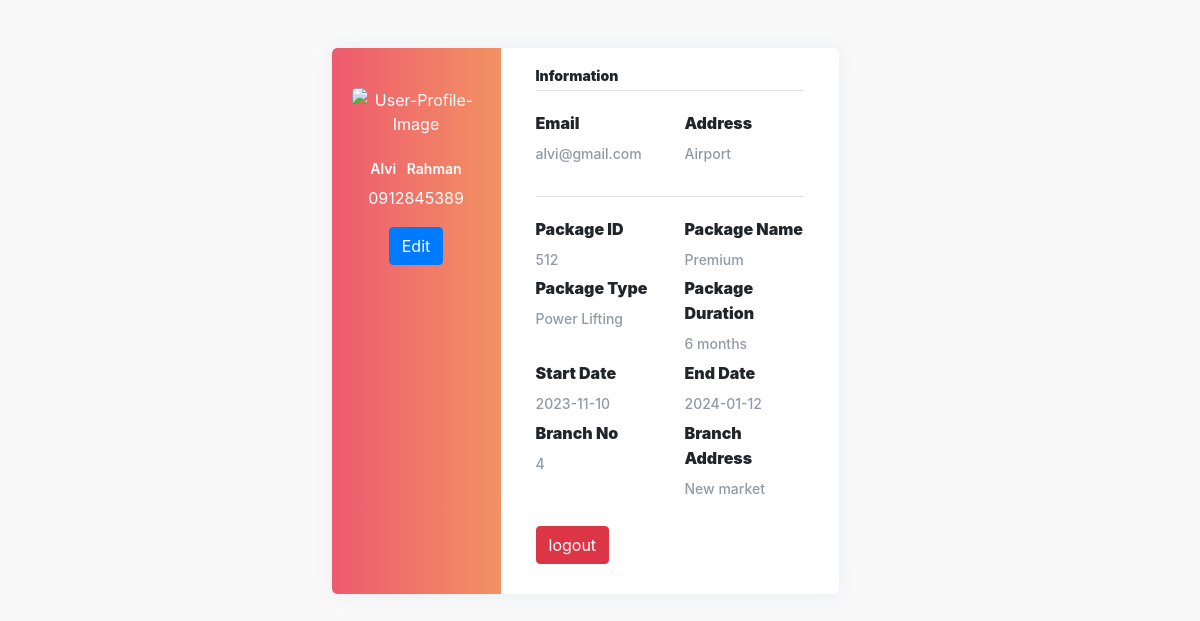
/profile.php (signed in), run on the app's committed database.
### tables this page shows
CREATE TABLE `customer` (
  `id` int(11) NOT NULL,
  `fname` varchar(30) NOT NULL,
  `lname` varchar(30) NOT NULL,
  `phone_no` varchar(20) NOT NULL,
  `email` varchar(20) NOT NULL,
  `address` varchar(25) NOT NULL,
  `password` varchar(30) NOT NULL,
  `pack_id` int(11) DEFAULT NULL,
  `start_date` date NOT NULL,
  `end_date` date NOT NULL
);

CREATE TABLE `package` (
  `Package_id` int(11) NOT NULL,
  `Package_name` varchar(30) NOT NULL,
  `type` varchar(30) NOT NULL,
  `duration` varchar(30) NOT NULL,
  `price` varchar(30) NOT NULL
);

CREATE TABLE `branch` (
  `Branch_no` varchar(30) NOT NULL,
  `baddress` varchar(40) DEFAULT NULL
);

### profile.php (the view, shortened to what this page needs)
<?php
include("connect.php");
$userId = $_SESSION['log'];
$pack=$_SESSION['logpack'];
$sql_query="SELECT id,fname,lname,phone_no,email,address,Package_id,Package_name,
type,duration ,start_date,end_date,Branch_no,baddress
FROM customer  join package
on(pack_id=Package_id)
join offers
on(pid=Package_id)
join branch
on(Branch_no=Bno)
  where id='$userId' ";
$getData = mysqli_query($conn, $sql_query);
$sql_query1 = "SELECT id,fname,lname,phone_no,email,address
FROM customer
WHERE id='$userId' ";
$getData1 = mysqli_query($conn, $sql_query1);
?>
<!DOCTYPE html>
<html lang="en">
<head>
    <link rel="stylesheet" href="https://maxcdn.bootstrapcdn.com/bootstrap/4.0.0/css/bootstrap.min.css">
    <link rel="stylesheet" href="https://stackpath.bootstrapcdn.com/bootstrap/4.0.0/js/bootstrap.bundle.min.js">
    <link rel="stylesheet" href="https://cdnjs.cloudflare.com/ajax/libs/jquery/3.2.1/jquery.min.js">
    <link rel="stylesheet"
        href="https://cdnjs.cloudflare.com/ajax/libs/MaterialDesign-Webfont/3.6.95/css/materialdesignicons.css">
</head>
<body>
    <div class="page-content page-container" id="page-content">
        <div class="padding">
            <div class="row container d-flex justify-content-center">
                <div class="col-xl-6 col-md-12">
                    <div class="card user-card-full">
                        <div class="row m-l-0 m-r-0">
                            <div class="col-sm-4 bg-c-lite-green user-profile">
                                <div class="card-block text-center text-white">
                                    <div class="m-b-25">
                                        <img src="https://img.icons8.com/bubbles/100/000000/user.png" class="img-radius"
                                            alt="User-Profile-Image">
                                    </div>
                                    <h6 class="f-w-600">
                                        <?php
                                 if (is_null($pack)) {
                                          ?>
                                        <?php
                                  while ($row = mysqli_fetch_assoc($getData1)) {
                                        ?>
                                        <?php echo $row['fname']; ?> &nbsp;
                                        <?php echo $row['lname']; ?>
                                    </h6>
                                    <p>
                                        <?php echo $row['phone_no']; ?>
                                    </p>
                                    <a href="profileEdit.php?id=<?php echo $row["id"] ?>">
                                        <button type="button" class="btn btn-danger">Edit</button></a>
                                </div>
                            </div>
                            <div class="col-sm-8">
                                <div class="card-block">
                                    <h6 class="m-b-20 p-b-5 b-b-default f-w-600">Information</h6>
                                    <div class="row">
                                        <div class="col-sm-6">
                                            <p class="m-b-10 f-w-600">Email</p>
                                            <h6 class="text-muted f-w-400">
                                                <?php echo $row['email']; ?>
                                            </h6>
                                        </div>
                                        <div class="col-sm-6">
                                            <p class="m-b-10 f-w-600">
                                                Address
                                            </p>
                                            <h6 class="text-muted f-w-400">
                                                <?php echo $row['address']; ?>
                                            </h6>
                                        </div>
                                    </div>
                                    <h6 class="m-b-20 m-t-40 p-b-5 b-b-default f-w-600"></h6>
                                </div>
                                <a href="Addpackidregistration.php">
                                    <button type="button" class="btn btn-danger">Add Package</button></a>
                                <h1></h1>
                                <a href="login.php">
                                    <button type="button" class="btn btn-danger">logout</button></a>
                                <?php  }
                                ?>
                                <?php
                                        } else {
                                            ?>
                                <?php
                                while ($row = mysqli_fetch_assoc($getData)) {
                                    ?>
                                <?php echo $row['fname']; ?> &nbsp;
                                <?php echo $row['lname']; ?>
                                </h6>
                                <p>
                                    <?php echo $row['phone_no']; ?>
                                </p>
                                <a href="profileEdit.php?id=<?php echo $row["id"] ?>">
                                    <button type="button" class="btn btn-primary">Edit</button></a>
                            </div>
                        </div>
                        <div class="col-sm-8">
                            <div class="card-block">
                                <h6 class="m-b-20 p-b-5 b-b-default f-w-600"><b>Information</b></h6>
                                <div class="row">
                                    <div class="col-sm-6">
                                        <p class="m-b-10 f-w-600"><b>Email</b></p>
                                        <h6 class="text-muted f-w-400">
                                            <?php echo $row['email']; ?>
                                        </h6>
                                    </div>
                                    <div class="col-sm-6">
                                        <p class="m-b-10 f-w-600">
                                            <b>Address</b>
                                        </p>
                                        <h6 class="text-muted f-w-400">
                                            <?php echo $row['address']; ?>
                                        </h6>
                                    </div>
                                </div>
                                <h6 class="m-b-20 m-t-40 p-b-5 b-b-default f-w-600"></h6>
                                <div class="row">
                                    <div class="col-sm-6">
                                        <p class="m-b-10 f-w-600"><b>Package ID</b></p>
                                        <h6 class="text-muted f-w-400">
                                            <?php echo $row['Package_id']; ?>
                                        </h6>
                                    </div>
                                    <div class="col-sm-6">
                                        <p class="m-b-10 f-w-600"><b>Package Name</b></p>
                                        <h6 class="text-muted f-w-400">
                                            <?php echo $row['Package_name']; ?>
                                        </h6>
                                    </div>
                                    <div class="col-sm-6">
                                        <p class="m-b-10 f-w-600"><b>Package Type</b></p>
                                        <h6 class="text-muted f-w-400">
                                            <?php echo $row['type']; ?>
                                        </h6>
                                    </div>
                                    <div class="col-sm-6">
                                        <p class="m-b-10 f-w-600"><b>Package Duration</b></p>
                                        <h6 class="text-muted f-w-400">
                                            <?php echo $row['duration']; ?>
                                        </h6>
                                    </div>
                                </div>
                                <div class="row">
                                    <div class="col-sm-6">
                                        <p class="m-b-10 f-w-600"><b>Start Date</b></p>
                                        <h6 class="text-muted f-w-400">
                                            <?php echo $row['start_date']; ?>
                                        </h6>
                                    </div>
                                    <div class="col-sm-6">
                                        <p class="m-b-10 f-w-600">
                                            <b>End Date</b>
                                        </p>
                                        <h6 class="text-muted f-w-400">
                                            <?php echo $row['end_date']; ?>
                                        </h6>
                                    </div>
                                </div>
                                <div class="row">
                                    <div class="col-sm-6">
                                        <p class="m-b-10 f-w-600"><b>Branch No</b></p>
                                        <h6 class="text-muted f-w-400">
                                            <?php echo $row['Branch_no']; ?>
                                        </h6>
                                    </div>
                                    <div class="col-sm-6">
                                        <p class="m-b-10 f-w-600">
                                            <b>Branch Address</b>
                                        </p>
                                        <h6 class="text-muted f-w-400">
                                            <?php echo $row['baddress']; ?>
                                        </h6>
                                    </div>
                                </div>
                                <ul class="social-link list-unstyled m-t-40 m-b-10">
                                    <li><a href="login.php">
                                            <button type="button" class="btn btn-danger">logout</button></a></li>
                                    <?php
                                } ?>
                                    <?php
                                        }
                                    ?>
                                </ul>
                            </div>
                        </div>
                    </div>
                </div>
            </div>
        </div>
    </div>
    </div>
</body>
</html>

### profile.php (style rules this page uses)
body { background-color: #f9f9fa }
.padding { padding: 3rem !important }
.user-card-full { overflow: hidden; }
.card { border-radius: 5px; -webkit-box-shadow: 0 1px 20px 0 rgba(69, 90, 100, 0.08); box-shadow: 0 1px 20px 0 rgba(69, 90, 100, 0.08); border: none; margin-bottom: 30px; }
.m-r-0 { margin-right: 0px; }
.m-l-0 { margin-left: 0px; }
.user-card-full .user-profile { border-radius: 5px 0 0 5px; }
.bg-c-lite-green { background: -webkit-gradient(linear, left top, right top, from(#f29263), to(#ee5a6f)); background: linear-gradient(to right, #ee5a6f, #f29263); }
.user-profile { padding: 20px 0; }
.card-block { padding: 1.25rem; }
.m-b-25 { margin-bottom: 25px; }
.img-radius { border-radius: 5px; }
h6 { font-size: 14px; }
.card .card-block p { line-height: 25px; }
.b-b-default { border-bottom: 1px solid #e0e0e0; }
.m-b-20 { margin-bottom: 20px; }
.p-b-5 { padding-bottom: 5px !important; }
.m-b-10 { margin-bottom: 10px; }
.text-muted { color: #919aa3 !important; }
.f-w-600 { font-weight: 600; }
.m-t-40 { margin-top: 20px; }
.user-card-full .social-link li { display: inline-block; }
.user-card-full .social-link li a { font-size: 20px; margin: 0 10px 0 0; -webkit-transition: all 0.3s ease-in-out; transition: all 0.3s ease-in-out; }

### data on the page
customer: fname "Alvi", lname "Rahman", phone_no "0912845389", email "alvi@gmail.com", address "Airport", pack.Package_id "512", pack.Package_name "Premium", pack.type "Power Lifting", pack.duration "6 months", start_date "2023-11-10", end_date "2024-01-12", branch.Branch_no "4", branch.baddress "New market"
